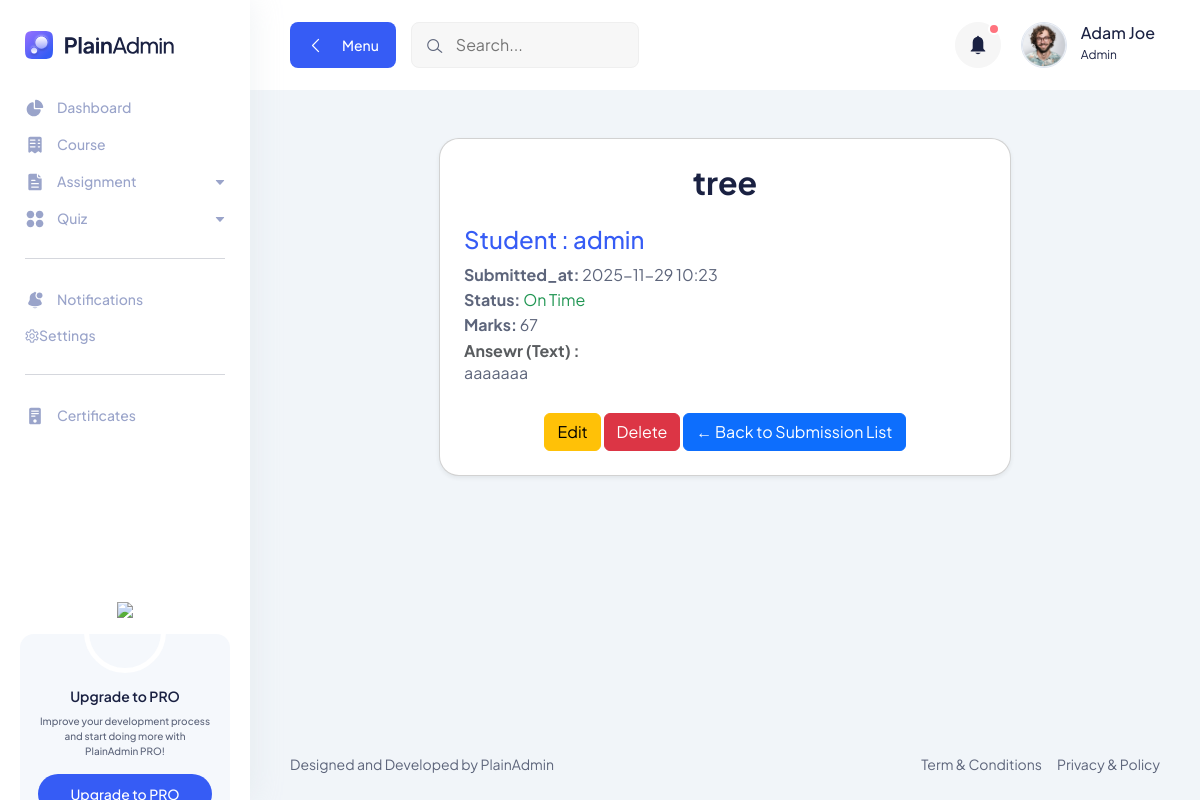
/submission_view/2/ (signed in), run on the app's committed database.
### learning_hub_app/models.py (models this page shows, shortened)
class AssignmentSubmission(models.Model):
    STATUS_CHOICES = (
        ('on_time', 'On Time'),
        ('late', 'Late')
    )
    assignment = models.ForeignKey('Assignment',on_delete=models.CASCADE,related_name='submissions')
    student = models.ForeignKey(settings.AUTH_USER_MODEL,on_delete=models.CASCADE,related_name='submissions')
    submitted_at = models.DateTimeField(default=timezone.now)
    file = models.FileField(upload_to='submissions/',blank=True,null=True)
    mark_awarded = models.PositiveBigIntegerField(blank=True,null=True)
    answer_text = models.TextField(blank=True,null=True)
    status = models.CharField(max_length=10,choices=STATUS_CHOICES,default='on_time')
    graded_by = models.ForeignKey(settings.AUTH_USER_MODEL, on_delete=models.SET_NULL,null=True,blank=True,related_name='graded_submission')
    graded_at = models.DateTimeField(null=True, blank=True)
    feedback = models.TextField(blank=True,null=True)
    class Meta:
        ordering = ['-submitted_at']
        unique_together = ('assignment', 'student')

class Assignment(models.Model):
    chapter = models.ForeignKey('Chapter',on_delete=models.CASCADE,related_name='assignments')
    title = models.CharField(max_length=100)
    description = models.TextField(blank=True,null=True)
    due_date = models.DateField(null=True,blank=True)
    marks = models.PositiveBigIntegerField(default=0)
    file = models.FileField(upload_to='assignments/',blank=True,null=True)

class User(AbstractUser):
    USER_ROLES = (
        ('student', 'Student'),
        ('teacher', 'Teacher'),
        ('admin', 'Admin'),
    )
    role = models.CharField(max_length=20, choices=USER_ROLES, default='student')
    phone_no = models.BigIntegerField(null=True, blank=True)   # optional phone number

### learning_hub_app/views.py (the view)
# urls.py: path("submission_view/<int:id>/", submission_view, name='submission_view'),
def submission_view(request,id):
    submission = get_object_or_404(AssignmentSubmission,id=id)
    if request.user.role != 'teacher' and submission.student != request.user:
        messages.error(request,"you don't have permission to view this assignment")
        return redirect('submissions')
    return render(request,"submissions/submission_view.html",{'submission':submission})

### learning_hub_app/templates/submissions/submission_view.html (shortened to what this page needs)
{% extends 'submissions/basefile.html' %}
{% block body %}
<div class="container-fluid mt-5">
  <div class="row justify-content-center">
    <div class="col-md-8">
      <div class="card shadow-sm p-4" style="border-radius: 20px; background: #fff;">
        <h1 class="text-center fw-bold mb-4">{{ submission.assignment.title }}</h1>
        <div class="mb-1">
          <h3 class="text-primary mb-1">Student :   {{ submission.student.username }}</h3>
        </div>
        <p><strong>Submitted_at:</strong> {{ submission.submitted_at|date:'Y-m-d H:i' }} </p>
        <p><strong>Status:</strong>
            {% if submission.status == 'late' %}
                <span class="text-danger">Late</span>
            {% else %}
                <span class="text-success">On Time</span>
            {% endif %}</p>
        <div class="mb-1">
         <p><strong>Marks:</strong>
            {% if submission.mark_awarded is not None %}
                {{ submission.mark_awarded }}
            {% else %}
                <span class="text-muted">Not Graded</span>
            {% endif %}
         </p>
        </div>
        {% if submission.answer_text %}
            <div class="mb-1">
            <h5 class="text-muted ">Ansewr (Text) :   </h5>
            <p class="text-dark">{{ submission.answer_text|linebreaks }}</p>
            </div>
        {% endif %}
        <div class="text-center mt-4">
            {% if submission.student == request.user and submisiion.mark_awarded is None %}
                <a href="{% url 'assignment_list' %}" class="btn btn-warning">Edit</a>
                <a href="{% url 'assignment_list' %}" class="btn btn-danger">Delete</a>
            {% endif %}
            <a href="{% url 'submissions' %}" class="btn btn-primary">← Back to Submission  List</a>
        </div>
      </div>
    </div>
  </div>
</div>
{% endblock %}

### static/assets/css/fullcalendar.css (style rules this page uses)
:root { --fc-daygrid-event-dot-width:8px;--fc-list-event-dot-width:10px;--fc-list-event-hover-bg-color:#f5f5f5 }

### data on the page
AssignmentSubmission: assignment "tree", student.username "admin", submitted_at "2025-11-29 10:23", mark_awarded "67", answer_text "aaaaaaa"
